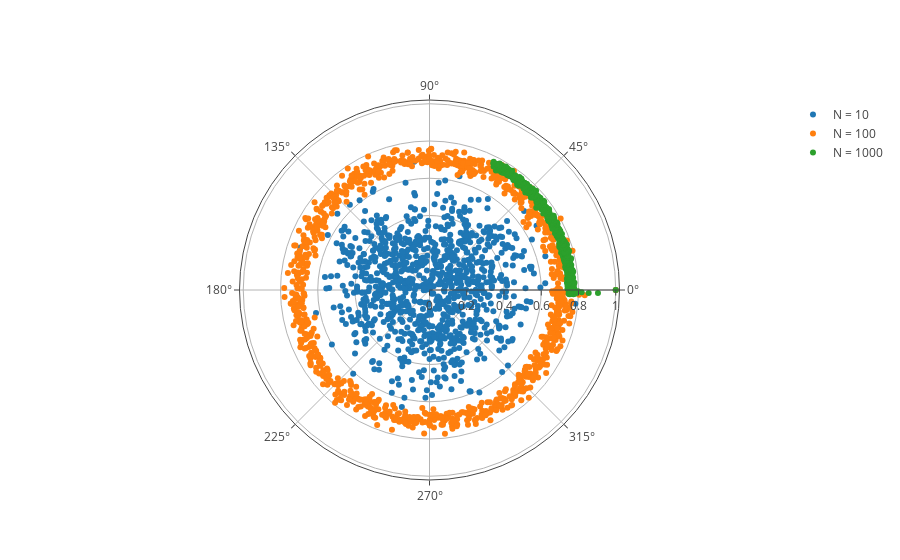

The code cell stored with this chart in its notebook:
### Markdown cell above
For larger coupling $K/N=0.1$ the oscillator approach an ordered state.

### Code cell
time1, theta1, order1, _ = kuramoto(100, 5, 10)
time2, theta2, order2, _ = kuramoto(100, 5, 100)
time3, theta3, order3, _ = kuramoto(100, 5, 1000)

r1 = np.abs(order1)
r2 = np.abs(order2)
r3 = np.abs(order3)

phi1 = np.degrees(np.arctan2(order1.imag, order1.real))
phi2 = np.degrees(np.arctan2(order2.imag, order2.real))
phi3 = np.degrees(np.arctan2(order3.imag, order3.real))

py.iplot([
    go.Scatterpolar(r=r1, theta=phi1, mode='markers', name='N = 10'),
    go.Scatterpolar(r=r2, theta=phi2, mode='markers', name='N = 100'),
    go.Scatterpolar(r=r3, theta=phi3, mode='markers', name='N = 1000'),
])

### Figure 1 — Plotly figure (JSON) as saved in the notebook; plotly's stock layout.template omitted (floating-point values rounded to 4 significant figures; data arrays with more than 128 entries replaced by an {"elided": "..."} marker saying what was removed)
{"data": [{"mode": "markers", "name": "N = 10", "r": {"elided": "1000 float values"}, "theta": {"elided": "1000 float values"}, "type": "scatterpolar", "uid": "57d40921-376e-4c62-9537-4994602e723a"}, {"mode": "markers", "name": "N = 100", "r": {"elided": "1000 float values"}, "theta": {"elided": "1000 float values"}, "type": "scatterpolar", "uid": "d1909dab-083b-4a96-a2f6-136d525755dd"}, {"mode": "markers", "name": "N = 1000", "r": {"elided": "1000 float values"}, "theta": {"elided": "1000 float values"}, "type": "scatterpolar", "uid": "b23e2432-3107-474c-ab40-b7355573d343"}], "layout": {}}
